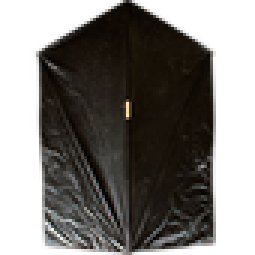
#> input picture client/assets/kites/dabba/kala-dabba.png, 85 x 85 px, shrunk from 256 x 256 before the run (shown 3 times larger)
$ python -i clean_characters.py   (imports and definitions only)
#> lines starting #> are read from the running program, lines starting #| are printed output that depends on the picture
"""Remove the white (or flat light) background from character pictures.

    python tools/clean_characters.py            (needs Pillow:  pip install pillow)

Reads every PNG/JPG in assets/character/ and writes a copy with a transparent background to
assets/character/clean/ (the game loads those automatically when they exist, else the originals).

Only background CONNECTED TO THE IMAGE EDGES is removed (a flood fill from the border), so white clothes, teeth or
eyes inside the figure stay white. Edges are softened a little so there is no white fringe.
"""
import os, sys
from collections import deque
from PIL import Image, ImageFilter

ROOT = os.path.join(os.path.dirname(os.path.abspath(__file__)), '..')
SRC = os.path.join(ROOT, 'assets', 'character')
OUT = os.path.join(SRC, 'clean')
TOL = int(sys.argv[1]) if len(sys.argv) > 1 else 38   # how far from the background colour still counts as background


def clean(path, out):
#> called with path = '../assets/kites/dabba/kala-dabba.png', out = 'out.png'
    im = Image.open(path).convert('RGBA')
#> im is the input picture: PIL image 85x85 RGBA; mean R, G, B, A 26.4, 23.6, 20, 150.7
    w, h = im.size
#> w = 85; h = 85
    px = im.load()
    # background colour = the most common colour along the border
    border = [px[x, 0] for x in range(w)] + [px[x, h - 1] for x in range(w)] + [px[0, y] for y in range(h)] + [px[w - 1, y] for y in range(h)]
#> border = 340 items, first 6: (0, 0, 0, 0), (0, 0, 0, 0), (0, 0, 0, 0), (0, 0, 0, 0), (0, 0, 0, 0), (0, 0, 0, 0)
    opaque = [c for c in border if c[3] > 10]
#> opaque = [(6, 6, 0, 38), (14, 11, 8, 157), (43, 38, 34, 250), (16, 12, 10, 170), (5, 5, 5, 44), (0, 0, 0, 13), (0, 0, 0, 21), (0, 0, 0, 33), (11, 11, 11, 43), (0, 0, 0, 61), (51, 41, 35, 130), (133, 122, 117, 238), (93, 89, 87, 189), (43, 54, 48, 47), (0, 0, 0, 15)]
    if not opaque:
        im.save(out); return 'already transparent'
    bg = max(set(opaque), key=opaque.count)
#> bg = (16, 12, 10, 170)

    def is_bg(c):
        return c[3] > 10 and abs(c[0] - bg[0]) + abs(c[1] - bg[1]) + abs(c[2] - bg[2]) <= TOL * 3 // 2

    mask = Image.new('L', (w, h), 0)
#> mask: PIL image 85x85 L; every value is 0
    mk = mask.load()
    q = deque()
    for x in range(w):
        q.append((x, 0)); q.append((x, h - 1))
    for y in range(h):
        q.append((0, y)); q.append((w - 1, y))
    seen = set()
    while q:
        x, y = q.popleft()
        if (x, y) in seen or not (0 <= x < w and 0 <= y < h):
            continue
        seen.add((x, y))
        c = px[x, y]
        if c[3] <= 10 or is_bg(c):
            mk[x, y] = 255
            q.extend(((x + 1, y), (x - 1, y), (x, y + 1), (x, y - 1)))
#> this loop made 22572 passes
#> after the loop, seen = 6087 items
    soft = mask.filter(ImageFilter.GaussianBlur(0.8))
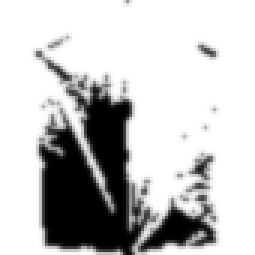
#> soft: PIL image 85x85 L (shown 3 times larger); min 0, max 255, mean 196.2
    alpha = im.getchannel('A')
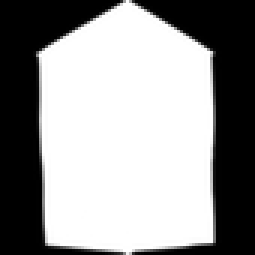
#> alpha: PIL image 85x85 L (shown 3 times larger); min 0, max 255, mean 150.7
    sp, ap = soft.load(), alpha.load()
    for y in range(h):
        for x in range(w):
            ap[x, y] = min(ap[x, y], 255 - sp[x, y])
    im.putalpha(alpha)
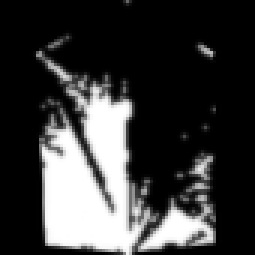
#> alpha: PIL image 85x85 L (shown 3 times larger); min 0, max 255, mean 57.8
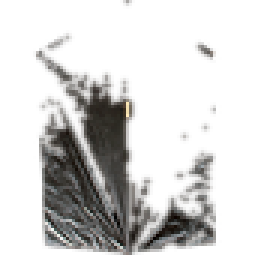
#> im: PIL image 85x85 RGBA (shown 3 times larger); mean R, G, B, A 26.4, 23.6, 20, 57.8; transparent parts drawn white
    im.save(out)
    return 'removed background %s' % (bg[:3],)


# [8 lines not run here, left out]

>>> result = clean('../assets/kites/dabba/kala-dabba.png', 'out.png')
#> result = 'removed background (16, 12, 10)'
